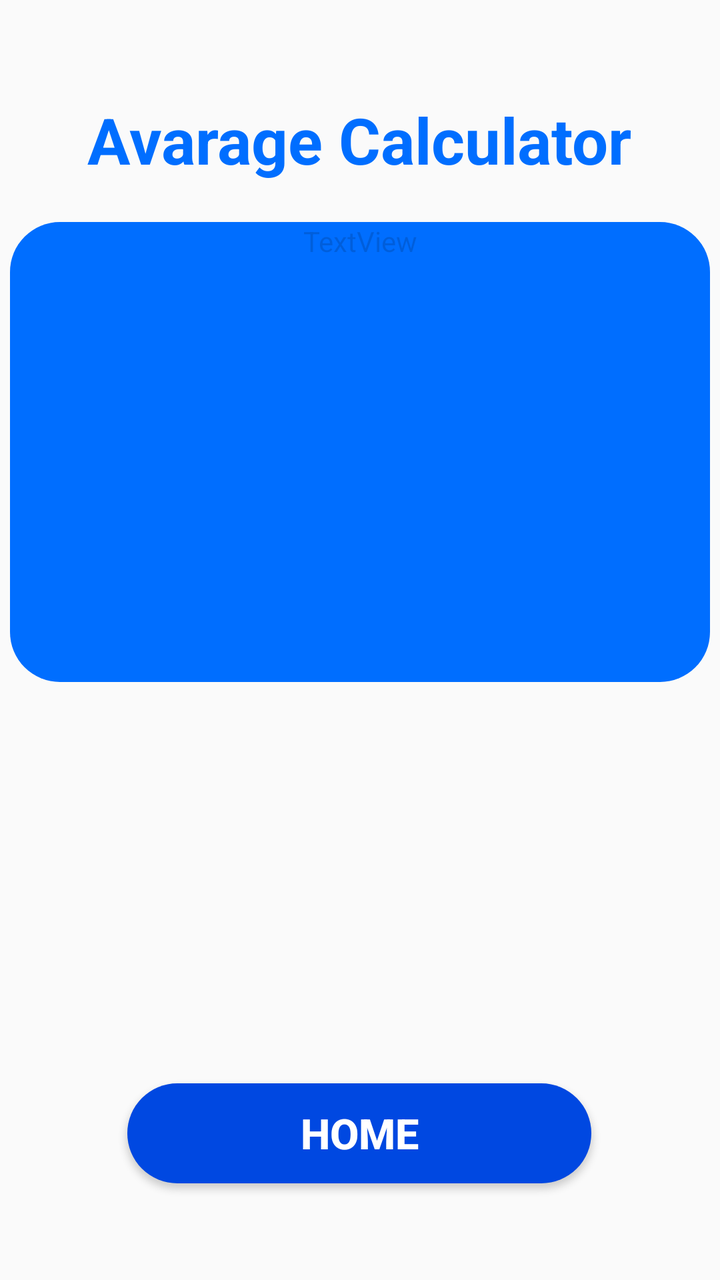
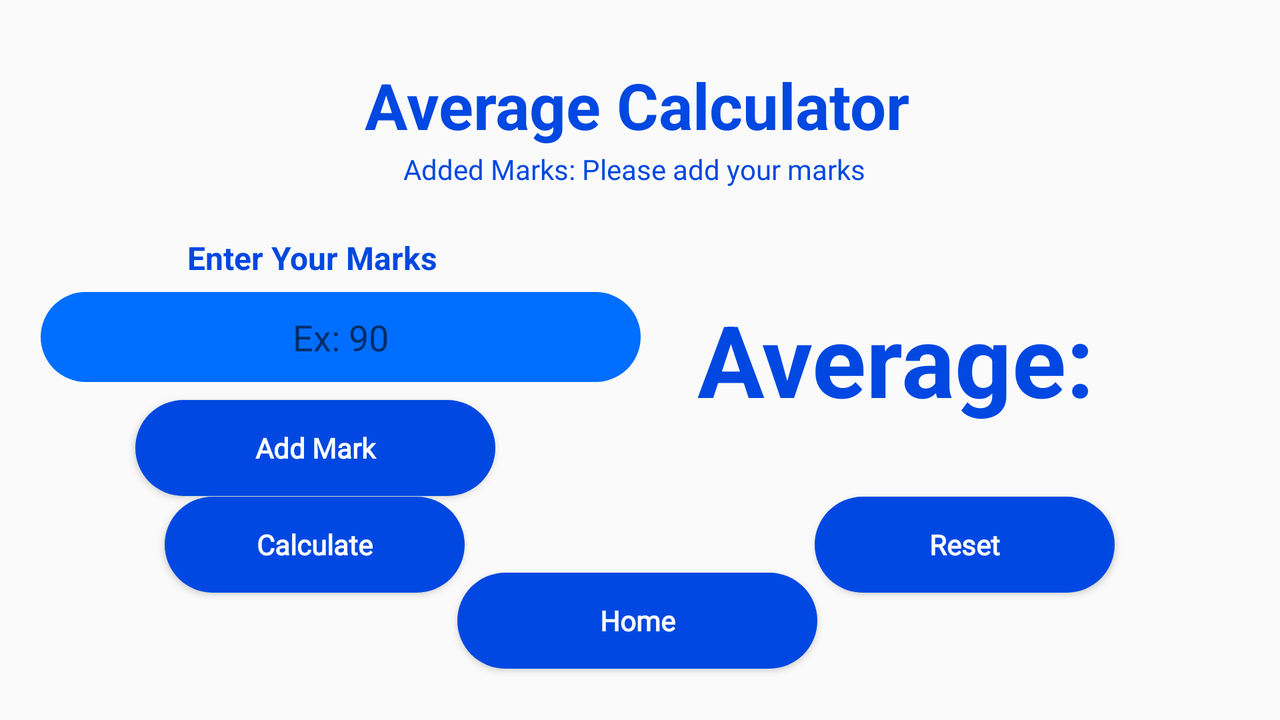

An Android layout and its configuration variant, each rendered on a device that would load it. The default file and the variant file are quoted in full after the pictures.
<!-- AndroidManifest.xml: application theme Theme.Gradecal -->
<!-- res/layout/avg_cal.xml -->
<?xml version="1.0" encoding="utf-8"?>
<androidx.constraintlayout.widget.ConstraintLayout xmlns:android="http://schemas.android.com/apk/res/android"
    xmlns:app="http://schemas.android.com/apk/res-auto"
    xmlns:tools="http://schemas.android.com/tools"
    android:layout_width="match_parent"
    android:layout_height="match_parent"
    tools:context=".AvgCal">

    <TextView
        android:id="@+id/gadecalt"
        android:layout_width="wrap_content"
        android:layout_height="wrap_content"
        android:enabled="false"
        android:text="Avarage Calculator"
        android:textColor="#006EFF"
        android:textSize="32dp"
        android:textStyle="bold"
        app:layout_constraintBottom_toBottomOf="parent"
        app:layout_constraintEnd_toEndOf="parent"
        app:layout_constraintHorizontal_bias="0.497"
        app:layout_constraintStart_toStartOf="parent"
        app:layout_constraintTop_toTopOf="parent"
        app:layout_constraintVertical_bias="0.081" />

    <Button
        android:id="@+id/home"
        android:layout_width="232dp"
        android:layout_height="50dp"
        android:background="@drawable/btn_bg"
        android:text="Home"
        android:textSize="21dp"
        android:textStyle="bold"
        android:textColor="@color/white"
        app:layout_constraintBottom_toBottomOf="parent"
        app:layout_constraintEnd_toEndOf="parent"
        app:layout_constraintHorizontal_bias="0.497"
        app:layout_constraintStart_toStartOf="parent"
        app:layout_constraintTop_toTopOf="parent"
        app:layout_constraintVertical_bias="0.918"
        tools:ignore="MissingConstraints" />

    <TextView
        android:id="@+id/gradecal2"
        android:layout_width="350dp"
        android:layout_height="230dp"
        android:background="@drawable/roundrect"
        android:enabled="false"
        android:text="TextView"
        android:textAlignment="center"
        app:layout_constraintBottom_toBottomOf="parent"
        app:layout_constraintEnd_toEndOf="parent"
        app:layout_constraintHorizontal_bias="0.491"
        app:layout_constraintStart_toStartOf="parent"
        app:layout_constraintTop_toTopOf="parent"
        app:layout_constraintVertical_bias="0.271"
        tools:ignore="MissingConstraints" />

</androidx.constraintlayout.widget.ConstraintLayout>
<!-- resources referenced by this layout -->
<resources>
  <color name="white">#FFFFFFFF</color>
  <!-- drawable btn_bg (drawable) -->
  <selector xmlns:android="http://schemas.android.com/apk/res/android">
      <item>
          <shape android:shape="rectangle">
              <solid android:color="#0048E1"/>
              <size android:width="180dp" android:height="45dp"/>
              <corners android:radius="25dp"/>
          </shape>
          <shape android:shape="rectangle">
              <solid android:color="#525252"/>
              <size android:width="348dp" android:height="45dp"/>
              <corners android:bottomRightRadius="25dp" android:topRightRadius="25dp"/>
          </shape>
      </item>
  </selector>
  <!-- drawable roundrect (drawable) -->
  <?xml version="1.0" encoding="utf-8"?>
  <selector xmlns:android="http://schemas.android.com/apk/res/android">
      <item>
          <shape android:shape="rectangle">
              <solid android:color="#006EFF"/>
              <size android:width="345dp" android:height="45dp"/>
              <corners android:radius="25dp"/>
          </shape>
          <shape android:shape="rectangle">
              <solid android:color="#525252"/>
              <size android:width="348dp" android:height="45dp"/>
              <corners android:bottomRightRadius="25dp" android:topRightRadius="25dp"/>
          </shape>
      </item>
  </selector>
  <style name="Theme.Gradecal" parent="Base.Theme.Gradecal" />
  <style name="Base.Theme.Gradecal" parent="Theme.AppCompat.Light.NoActionBar">
          
          
          
          <item name="android:statusBarColor">@color/status_bar_color</item>
          <item name="android:navigationBarColor">@color/navigation_bar_color</item>
  
      </style>
  <color name="status_bar_color">#0048E1</color>
  <color name="navigation_bar_color">#0048E1</color>
</resources>
<!-- res/layout-land/avg_cal.xml (the repository's variant of the layout above) -->
<!-- drawn on the phone turned sideways -->
<?xml version="1.0" encoding="utf-8"?>
<androidx.constraintlayout.widget.ConstraintLayout xmlns:android="http://schemas.android.com/apk/res/android"
    xmlns:app="http://schemas.android.com/apk/res-auto"
    xmlns:tools="http://schemas.android.com/tools"
    android:layout_width="match_parent"
    android:layout_height="match_parent"
    tools:context=".AvgCal">

    <TextView
        android:id="@+id/textViewTitle"
        android:layout_width="wrap_content"
        android:layout_height="wrap_content"
        android:padding="25dp"
        android:text="Average Calculator"
        android:textColor="#0048E1"
        android:textSize="32sp"
        android:textStyle="bold"
        app:layout_constraintBottom_toBottomOf="parent"
        app:layout_constraintEnd_toEndOf="parent"
        app:layout_constraintHorizontal_bias="0.496"
        app:layout_constraintStart_toStartOf="parent"
        app:layout_constraintTop_toTopOf="parent"
        app:layout_constraintVertical_bias="0.023" />


    <Button
        android:id="@+id/addMarkButton"
        android:layout_width="wrap_content"
        android:layout_height="wrap_content"
        android:background="@drawable/btn_bg"
        android:fontFamily="@font/inter_bold"
        android:text="Add Mark"
        android:textAllCaps="false"
        android:textColor="@color/white"
        android:textStyle="bold"
        app:layout_constraintBottom_toBottomOf="parent"
        app:layout_constraintEnd_toEndOf="parent"
        app:layout_constraintHorizontal_bias="0.147"
        app:layout_constraintStart_toStartOf="parent"
        app:layout_constraintTop_toTopOf="parent"
        app:layout_constraintVertical_bias="0.641" />

    <TextView
        android:id="@+id/textViewA"
        android:layout_width="wrap_content"
        android:layout_height="wrap_content"
        android:text="Enter Your Marks"
        android:textColor="#0048E1"
        android:textSize="16sp"
        android:textStyle="bold"
        app:layout_constraintBottom_toBottomOf="parent"
        app:layout_constraintEnd_toEndOf="parent"
        app:layout_constraintHorizontal_bias="0.182"
        app:layout_constraintStart_toStartOf="parent"
        app:layout_constraintTop_toTopOf="parent"
        app:layout_constraintVertical_bias="0.349" />

    <EditText
        android:id="@+id/markEditText"
        android:layout_width="300dp"
        android:layout_height="wrap_content"
        android:background="@drawable/roundrect"
        android:enabled="true"
        android:focusable="true"
        android:fontFamily="@font/inter_bold"
        android:gravity="center"
        android:hint="Ex: 90"
        android:inputType="number"
        android:textAlignment="center"
        android:textColor="#9CFFF9"
        app:layout_constraintBottom_toBottomOf="parent"
        app:layout_constraintEnd_toEndOf="parent"
        app:layout_constraintHorizontal_bias="0.06"
        app:layout_constraintStart_toStartOf="parent"
        app:layout_constraintTop_toTopOf="parent"
        app:layout_constraintVertical_bias="0.464" />

    <TextView
        android:id="@+id/resultTextView"
        android:layout_width="350dp"
        android:layout_height="wrap_content"
        android:gravity="center"
        android:padding="50dp"
        android:text="Average: "
        android:textColor="#0048E1"
        android:textSize="50sp"
        android:textStyle="bold"
        app:layout_constraintBottom_toBottomOf="parent"
        app:layout_constraintEnd_toEndOf="parent"
        app:layout_constraintHorizontal_bias="0.961"
        app:layout_constraintStart_toStartOf="parent"
        app:layout_constraintTop_toTopOf="parent"
        app:layout_constraintVertical_bias="0.497" />

    <TextView
        android:id="@+id/addedMarksTextView"
        android:layout_width="wrap_content"
        android:layout_height="wrap_content"
        android:fontFamily="@font/inter_bold"
        android:text="Added Marks: Please add your marks"
        android:textColor="#0048E1"
        app:layout_constraintBottom_toBottomOf="parent"
        app:layout_constraintEnd_toEndOf="parent"
        app:layout_constraintHorizontal_bias="0.493"
        app:layout_constraintStart_toStartOf="parent"
        app:layout_constraintTop_toTopOf="parent"
        app:layout_constraintVertical_bias="0.22" />

    <Button
        android:id="@+id/resetButton"
        android:layout_width="150dp"
        android:layout_height="wrap_content"
        android:background="@drawable/btn_bg"
        android:fontFamily="@font/inter_bold"
        android:text="Reset"
        android:textAllCaps="false"
        android:textColor="@color/white"
        android:textStyle="bold"
        app:layout_constraintBottom_toBottomOf="parent"
        app:layout_constraintEnd_toEndOf="parent"
        app:layout_constraintHorizontal_bias="0.831"
        app:layout_constraintStart_toStartOf="parent"
        app:layout_constraintTop_toTopOf="parent"
        app:layout_constraintVertical_bias="0.796" />

    <Button
        android:id="@+id/calculateButton"
        android:layout_width="150dp"
        android:layout_height="wrap_content"
        android:background="@drawable/btn_bg"
        android:fontFamily="@font/inter_bold"
        android:text="Calculate"
        android:textAllCaps="false"
        android:textColor="@color/white"
        android:textStyle="bold"
        app:layout_constraintBottom_toBottomOf="parent"
        app:layout_constraintEnd_toEndOf="parent"
        app:layout_constraintHorizontal_bias="0.168"
        app:layout_constraintStart_toStartOf="parent"
        app:layout_constraintTop_toTopOf="parent"
        app:layout_constraintVertical_bias="0.796" />

    <Button
        android:id="@+id/homeButton"
        android:layout_width="wrap_content"
        android:layout_height="wrap_content"
        android:background="@drawable/btn_bg"
        android:fontFamily="@font/inter_bold"
        android:text="Home"
        android:textAllCaps="false"
        android:textColor="@color/white"
        android:textStyle="bold"
        app:layout_constraintBottom_toBottomOf="parent"
        app:layout_constraintEnd_toEndOf="parent"
        app:layout_constraintHorizontal_bias="0.497"
        app:layout_constraintStart_toStartOf="parent"
        app:layout_constraintTop_toTopOf="parent"
        app:layout_constraintVertical_bias="0.918" />

</androidx.constraintlayout.widget.ConstraintLayout>
